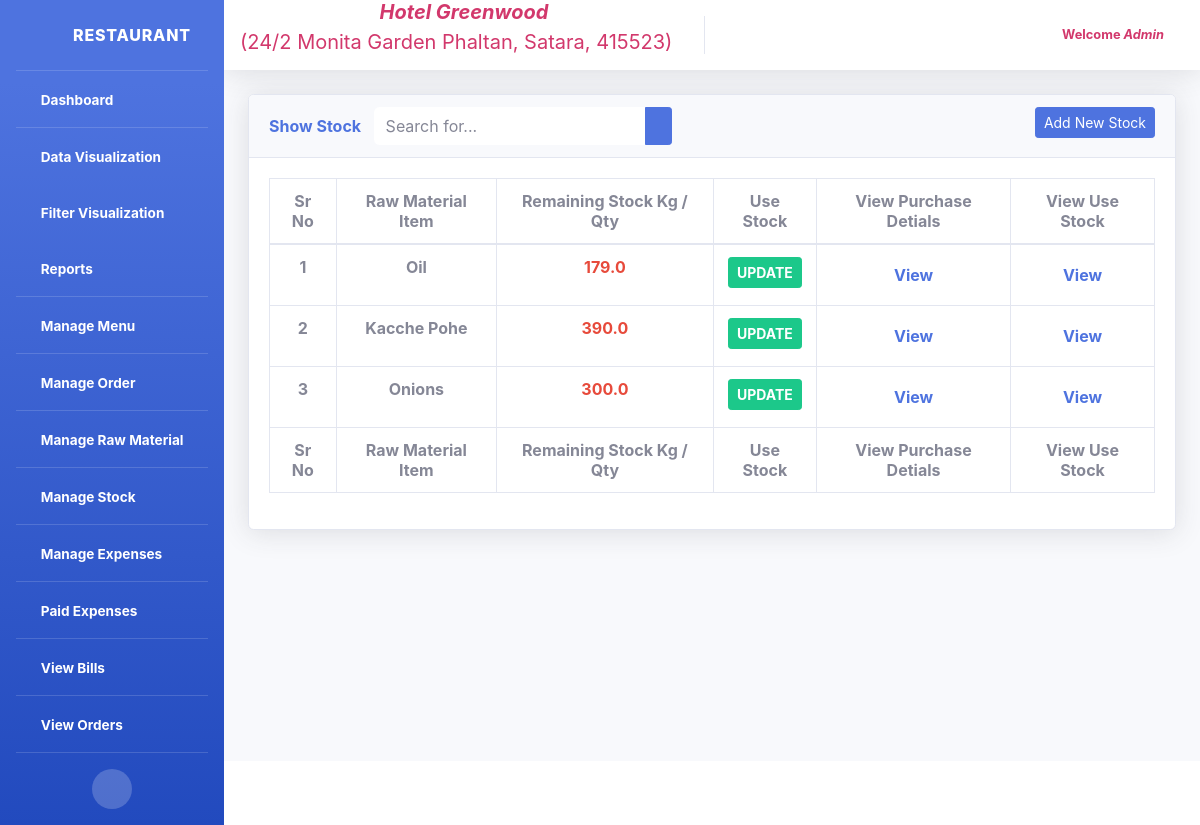
Screenshot of /polls/manageStock (signed in) with the database file from the repository.
### polls/models.py (models this page shows, shortened)
class AddStockTmp(models.Model):
	stock_item = models.ForeignKey(RawMaterialItem,  on_delete=models.CASCADE, null=True)
	stock_kg_qty = models.FloatField(null=True)
	price = models.FloatField(null=True)
	status = models.IntegerField(default=1, null=True)
	created_at = models.DateField(auto_now_add=True)
	updated_at = models.DateField(auto_now=True)

class RawMaterialItem(models.Model):
	raw_item = models.CharField(max_length=50, null=True)
	status = models.IntegerField(default=1,null=True)
	created_at = models.DateTimeField(auto_now_add=True)
	updated_at = models.DateTimeField(auto_now=True)
	slug = models.SlugField(unique=True, null=True, blank=True)
	def __str__(self):
		return self.raw_item
	class Meta:
		db_table = "RawMaterialItem"

### polls/views.py (the view)
# urls.py: path('manageStock', views.ViewRawmaterialStockView.as_view(), name='manageStock'),
class ViewRawmaterialStockView(LoggedInMixin, ListView):
    model = AddStockTmp
    template_name = 'raw_material_stock.html'
    ordering = ['-created_at']
    paginate_by = 10
    paginate_orphans = 1
    queryset = AddStockTmp.objects.filter(status=1)
    def get_context_data(self, *args, **kwargs):
        try:
            return super(ViewRawmaterialStockView, self).get_context_data(*args, **kwargs)
        except Http404:
            self.kwargs['page'] = 1
            return super(ViewRawmaterialStockView, self).get_context_data(*args, **kwargs)

### polls/views.py (called while the page is built)
    def dispatch(self, request, *args, **kwargs):
        if not request.user.is_authenticated:
            return redirect('/polls/login/')
        return super(LoggedInMixin, self).dispatch(request, *args, **kwargs)

### polls/templates/raw_material_stock.html (shortened to what this page needs)
{% extends 'header.html' %}
{% block body %}
{% load static %}
<!DOCTYPE html>
<html>
<head>
	<link href="{% static 'vendor/fontawesome-free/css/all.min.css' %}" rel="stylesheet" type="text/css">
	<link href="{% static 'vendor/datatables/dataTables.bootstrap4.min.css' %}" rel="stylesheet">
	<link href="{% static 'css/sb-admin-2.min.css' %}" rel="stylesheet">
</head>
<body>
        <div class="container-fluid mt-4">
          <div class="card shadow mb-4">
            <div class="card-header">
            	<a href="{% url 'addStock' %}" class="btn btn-sm btn-primary float-right ml-2">Add New Stock</a>
              <span class="font-weight-bold text-primary">Show Stock</span>
              <form method="get" action="" class="d-none d-sm-inline-block form-inline mr-2 ml-md-2 my-2 my-md-0  navbar-search ml-2" >
              <div class="input-group">
                <input type="text" class="form-control border-0 small" placeholder="Search for..." name="search" required>
                  <div class="input-group-append">
                    <button class="btn btn-primary btn-sm" type="submit"><i class="fas fa-search fa-sm"></i></button>
                </div>
              </div>
            </form>
            </div>
            <div class="card-body">
              <div class="table-responsive">
                <table class="table table-bordered"  width="100%" cellspacing="0">
                  <thead>
                    <tr class="text-center">
                        <th scope="col">Sr No</th>
                        <th scope="col">Raw Material Item</th>
                        <th scope="col">Remaining Stock Kg / Qty</th>
                        <th scope="col">Use Stock</th>
                        <th scope="col">View Purchase Detials</th>
                        <th scope="col">View Use Stock</th>
                    </tr>
                  </thead>
                  <tfoot>
                    <tr class="text-center">
                      <th scope="col">Sr No</th>
                      <th scope="col">Raw Material Item</th>
                      <th scope="col">Remaining Stock Kg / Qty</th>
                      <th scope="col">Use Stock</th>
                      <th scope="col">View Purchase Detials</th>
                      <th scope="col">View Use Stock</th>
                    </tr>
                  </tfoot>
                  <tbody>
                    {% for i in object_list %}
                    <tr class="text-center font-weight-bold">
                      <td>{{forloop.counter}}</td>
                      <td>{{i.stock_item | title }}</td>
                      <td class="text-danger">{{i.stock_kg_qty}}</td>
                      <td>
                        <a href="{% url 'useStock' i.id %}" class="btn btn-sm btn-success font-weight-bold">UPDATE</a>
                      </td>
                      <td>
                        <a href="{% url 'stockDetials' i.stock_item_id %}" class="nav-link">View</a>
                      </td>
                      <td>
                        <a href="{% url 'stockUse' i.stock_item_id %}" class="nav-link">View</a>
                      </td>
                    </tr>
                    {% endfor %}
                  </tbody>
                </table>
              </div>
            </div>
          </div>
</div>
{% endblock %}

### polls/templates/header.html (shortened to what this page needs)
{% load static %}
<html>
<head>
  <link href="{% static 'vendor/fontawesome-free/css/all.min.css' %}" rel="stylesheet" type="text/css">
  <link href="{% static 'css/sb-admin-2.min.css' %}" rel="stylesheet">
  <link href="{% static 'css/other.css' %}" rel="stylesheet">
</head>
<body id="page-top">
<div id="wrapper">
<ul class="navbar-nav bg-gradient-primary sidebar sidebar-dark accordion" id="accordionSidebar">
  <a class="sidebar-brand d-flex align-items-center justify-content-center" href="{% url 'dashboard' %}">
  <div class="sidebar-brand-icon rotate-n-15">
    <i class="fas fa-home fa-fw "></i>
  </div>
  <div class="sidebar-brand-text mx-3">Restaurant</div>
  </a>
  <hr class="sidebar-divider my-0">
  <li class="nav-item active">
    <a class="nav-link" href="{% url 'dashboard' %}">
      <i class="fas fa-fw fa-tachometer-alt"></i>
      <span>Dashboard</span></a>
  </li>
  <hr class="sidebar-divider my-0">
  <li class="nav-item active">
    <a class="nav-link collapsed" href="#" data-toggle="collapse" data-target="#collapseTwo" aria-expanded="true" aria-controls="collapseTwo">
      <i class="fas fa-fw fa fa-chart-area"></i>
      <span>Data Visualization</span>
    </a>
  </li>
 <li class="nav-item active">
    <a class="nav-link collapsed" href="#" data-toggle="collapse" data-target="#collapsefilter" aria-expanded="true" aria-controls="collapseTwo">
      <i class="fas fa-fw fa fa-chart-area"></i>
      <span>Filter Visualization</span>
    </a>
  </li>
  <li class="nav-item active">
    <a class="nav-link collapsed" href="#" data-toggle="collapse" data-target="#collapsereport" aria-expanded="true" aria-controls="collapseTwo">
      <i class="fas fa-fw fa fa-file"></i>
      <span>Reports</span>
    </a>
  </li>
  <hr class="sidebar-divider my-0">
  <li class="nav-item active">
    <a class="nav-link" href="{% url 'manageMenu' %}">
      <i class="fas fa-fw fa-cog"></i>
      <span>Manage Menu</span></a>
  </li>
  <hr class="sidebar-divider my-0">
  <li class="nav-item active">
    <a class="nav-link" href="{% url 'manageOrder' %}">
      <i class="fas fa-fw fa-cog"></i>
      <span>Manage Order</span></a>
  </li>
  <hr class="sidebar-divider my-0">
  <li class="nav-item active">
    <a class="nav-link" href="{% url 'manageRawMaterial' %}">
      <i class="fas fa-fw fa-cog"></i>
      <span>Manage Raw Material</span></a>
  </li>
  <hr class="sidebar-divider my-0">
  <li class="nav-item active">
    <a class="nav-link" href="{% url 'manageStock' %}">
      <i class="fas fa-fw fa-cog"></i>
      <span>Manage Stock</span></a>
  </li>
  <hr class="sidebar-divider my-0">
  <li class="nav-item active">
    <a class="nav-link" href="{% url 'manageExpenses' %}">
      <i class="fas fa-fw fa-cog"></i>
      <span>Manage Expenses</span></a>
  </li>
  <hr class="sidebar-divider my-0">
  <li class="nav-item active">
    <a class="nav-link" href="{% url 'paidExpeses' %}">
      <i class="fas fa-fw fa-plus"></i>
      <span>Paid Expenses</span></a>
  </li>
  <hr class="sidebar-divider my-0">
  <li class="nav-item active">
    <a class="nav-link" href="{% url 'viewBills' %}">
      <i class="fas fa-fw fa fa-list"></i>
      <span>View Bills</span></a>
  </li>
  <hr class="sidebar-divider my-0">
  <li class="nav-item active">
    <a class="nav-link" href="{% url 'viewOrderDetails' %}">
      <i class="fas fa-fw fa fa-list"></i>
      <span>View Orders</span></a>
  </li>
<hr class="sidebar-divider">
  <div class="text-center d-none d-md-inline">
    <button class="rounded-circle border-0" id="sidebarToggle"></button>
  </div>
</ul>
    <div id="content-wrapper" class="d-flex flex-column">
        <div id="content">
        <nav class="navbar navbar-expand navbar-light bg-white topbar mb-1 static-top shadow">
          <span align="center" class="navbar-brand mb-0 h1 text-info"><i class='fas fa-hotel' style='font-size:20px'></i><i class="font-weight-bold" style="color: #D2386C;">Hotel Greenwood</i><p style="color:  #D2386C;"> (24/2 Monita Garden Phaltan, Satara, 415523)</p></span>
            <ul class="navbar-nav ml-auto">
            <li class="nav-item dropdown no-arrow">
              <a class="nav-link dropdown-toggle" href="#" id="userDropdown" role="button" data-toggle="dropdown" aria-haspopup="true" aria-expanded="false">
                <span class="mr-2 d-none d-lg-inline text-gray-600 small">
                {% if user.is_authenticated %}
                  <b style="color: #D2386C;">Welcome&nbsp;<i>{{request.user | title}}</i></b>
                {% endif %}
                </span>
              </a>
            </li>
          </ul>
        </nav>
        {% block body %} {% endblock %}
    </div>
      <footer class="sticky-footer bg-white">
      </footer>
    </div>
  </div>
</body>
</html>

### rows the page displays
AddStockTmp: stock_item "Oil", stock_kg_qty "179.0"
AddStockTmp: stock_item "Kacche Pohe", stock_kg_qty "390.0"
AddStockTmp: stock_item "Onions", stock_kg_qty "300.0"

### other values shown
{{ request.user | title }} "Admin"
